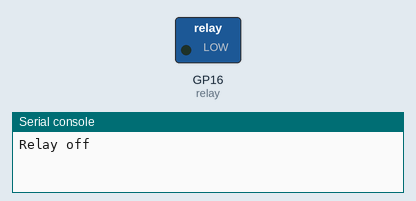
A program run on a simulated Raspberry Pi Pico running MicroPython. Shown: switched loads named in the program (green lamp = pin HIGH), the last lines printed to the serial console.

Above: at 2.5 s.
At 7.5 s:
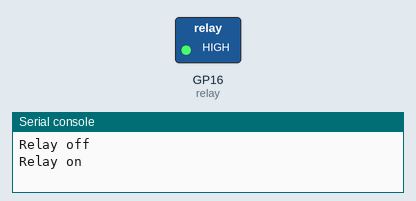
Timing chart, 0 to 13.0 s (numbered marks = the images above):
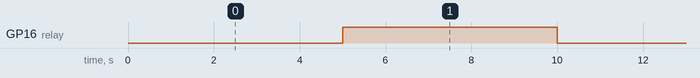

Measured:
- by itself, GP16 (relay): alternates HIGH for 5.0 s and LOW for 5.0 s

The program:

Relais.py
```python
from machine import Pin
from time import *

relay = Pin(16, Pin.OUT) #relais op pin 16

while True:
    relay.value(0) # Relais uit
    print("Relay off")

    sleep(5)

    relay.value(1) # Relais aan
    print("Relay on")
    sleep(5)
```
